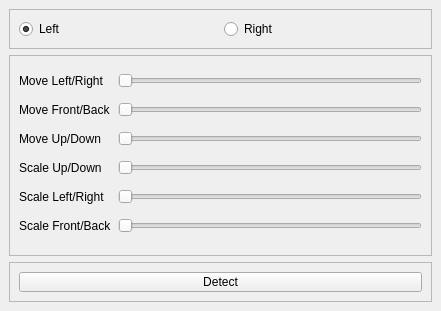
<?xml version="1.0" encoding="UTF-8"?>
<ui version="4.0">
 <class>FrameWidget</class>
 <widget class="QDockWidget" name="FrameWidget">
  <property name="geometry">
   <rect>
    <x>0</x>
    <y>0</y>
    <width>441</width>
    <height>311</height>
   </rect>
  </property>
  <property name="windowTitle">
   <string>DockWidget</string>
  </property>
  <widget class="QWidget" name="dockWidgetContents">
   <layout class="QVBoxLayout" name="verticalLayout">
    <item>
     <widget class="QFrame" name="frame">
      <property name="maximumSize">
       <size>
        <width>16777215</width>
        <height>40</height>
       </size>
      </property>
      <property name="frameShape">
       <enum>QFrame::StyledPanel</enum>
      </property>
      <property name="frameShadow">
       <enum>QFrame::Raised</enum>
      </property>
      <layout class="QHBoxLayout" name="horizontalLayout">
       <item>
        <widget class="QRadioButton" name="leftActive">
         <property name="text">
          <string>Left</string>
         </property>
         <property name="checked">
          <bool>true</bool>
         </property>
        </widget>
       </item>
       <item>
        <widget class="QRadioButton" name="rightActive">
         <property name="text">
          <string>Right</string>
         </property>
        </widget>
       </item>
      </layout>
     </widget>
    </item>
    <item>
     <widget class="QFrame" name="frame_2">
      <property name="frameShape">
       <enum>QFrame::StyledPanel</enum>
      </property>
      <property name="frameShadow">
       <enum>QFrame::Raised</enum>
      </property>
      <layout class="QGridLayout" name="gridLayout">
       <item row="3" column="0">
        <widget class="QLabel" name="label_2">
         <property name="text">
          <string>Scale Up/Down</string>
         </property>
        </widget>
       </item>
       <item row="4" column="0">
        <widget class="QLabel" name="label_3">
         <property name="text">
          <string>Scale Left/Right</string>
         </property>
        </widget>
       </item>
       <item row="1" column="0">
        <widget class="QLabel" name="label_5">
         <property name="text">
          <string>Move Front/Back</string>
         </property>
        </widget>
       </item>
       <item row="0" column="0">
        <widget class="QLabel" name="label">
         <property name="text">
          <string>Move Left/Right</string>
         </property>
        </widget>
       </item>
       <item row="1" column="2">
        <widget class="QSlider" name="mFB">
         <property name="maximum">
          <number>1000</number>
         </property>
         <property name="orientation">
          <enum>Qt::Horizontal</enum>
         </property>
        </widget>
       </item>
       <item row="3" column="2">
        <widget class="QSlider" name="sUD">
         <property name="maximum">
          <number>500</number>
         </property>
         <property name="orientation">
          <enum>Qt::Horizontal</enum>
         </property>
        </widget>
       </item>
       <item row="5" column="0">
        <widget class="QLabel" name="label_4">
         <property name="text">
          <string>Scale Front/Back</string>
         </property>
        </widget>
       </item>
       <item row="4" column="2">
        <widget class="QSlider" name="sLR">
         <property name="maximum">
          <number>500</number>
         </property>
         <property name="orientation">
          <enum>Qt::Horizontal</enum>
         </property>
        </widget>
       </item>
       <item row="5" column="2">
        <widget class="QSlider" name="sFB">
         <property name="maximum">
          <number>500</number>
         </property>
         <property name="orientation">
          <enum>Qt::Horizontal</enum>
         </property>
        </widget>
       </item>
       <item row="0" column="2">
        <widget class="QSlider" name="mLR">
         <property name="maximum">
          <number>1000</number>
         </property>
         <property name="orientation">
          <enum>Qt::Horizontal</enum>
         </property>
        </widget>
       </item>
       <item row="2" column="0">
        <widget class="QLabel" name="label_6">
         <property name="text">
          <string>Move Up/Down</string>
         </property>
        </widget>
       </item>
       <item row="2" column="2">
        <widget class="QSlider" name="mUD">
         <property name="maximum">
          <number>1000</number>
         </property>
         <property name="orientation">
          <enum>Qt::Horizontal</enum>
         </property>
        </widget>
       </item>
      </layout>
     </widget>
    </item>
    <item>
     <widget class="QFrame" name="frame_3">
      <property name="maximumSize">
       <size>
        <width>16777215</width>
        <height>40</height>
       </size>
      </property>
      <property name="frameShape">
       <enum>QFrame::StyledPanel</enum>
      </property>
      <property name="frameShadow">
       <enum>QFrame::Raised</enum>
      </property>
      <layout class="QHBoxLayout" name="horizontalLayout_2">
       <item>
        <widget class="QPushButton" name="pushButton">
         <property name="text">
          <string>Detect</string>
         </property>
        </widget>
       </item>
      </layout>
     </widget>
    </item>
   </layout>
  </widget>
 </widget>
 <resources/>
 <connections/>
</ui>
